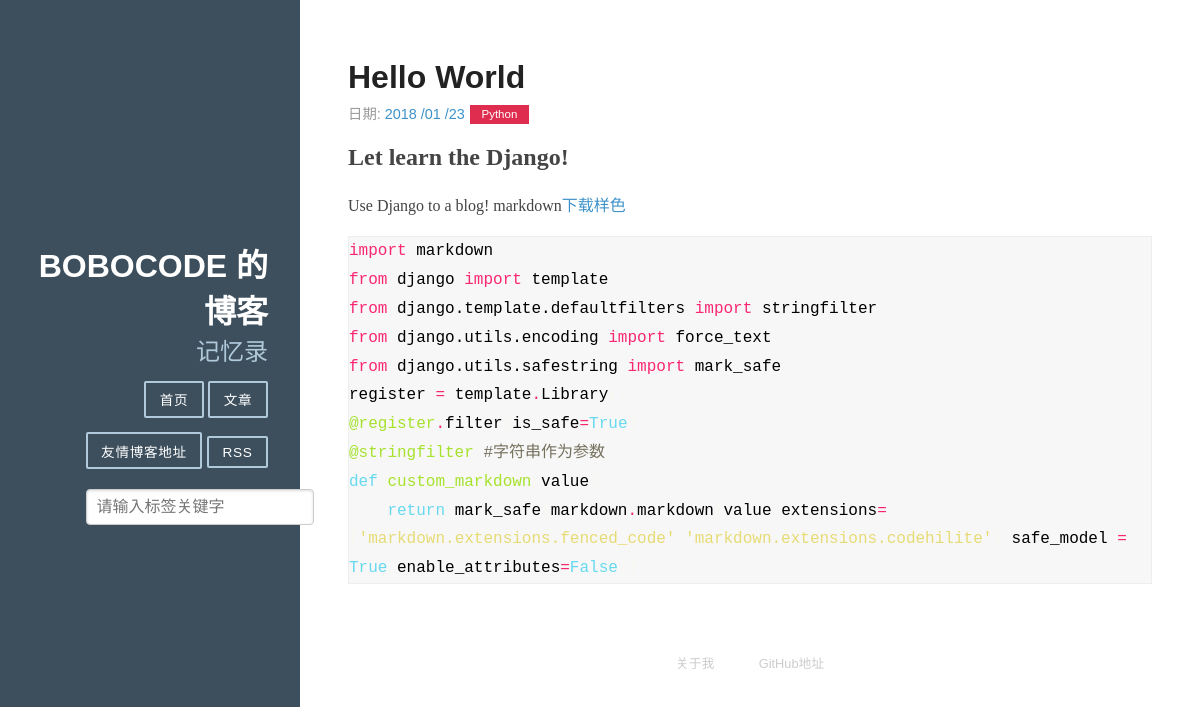
/1/, run on the app's committed database.
### article/models.py (models this page shows, shortened)
class Article(models.Model):
	title = models.CharField(max_length=100)
	category = models.CharField(max_length=50,blank=True)
	date_time = models.DateField(auto_now_add =True)
	content = models.TextField(blank=True,null=True)
	class Meta:
		ordering = ['-date_time']
	class Meta:
		ordering = ['-date_time']

### article/views.py (the view)
# urls.py: url(r'^(?P<id>\d+)/$',DetailView.as_view(),name='detail'),
class DetailView(View):
	def get(self,request,id):
		try:
			article = Article.objects.get(id=str(id))
		except Article.DoesNotExist:
			raise Http404
		return render(request,'detail.html',{'article':article})

### article/templatetags/custom_markdown.py (called while the page is built)
@register.filter(is_safe=True)
@stringfilter #字符串作为参数
def custom_markdown(value):
	return mark_safe(markdown.markdown(value,extensions=['markdown.extensions.fenced_code','markdown.extensions.codehilite'],safe_model = True,enable_attributes=False))

### templates/detail.html
{% extends "base.html" %}
{% load custom_markdown %}
{% block content %}
<div class="posts">
        <section class="post">
            <header class="post-header">
                <h2 class="post-title">{{ article.title }}</h2>
                    <p class="post-meta">
                        日期:  <a class="post-author" href="#">{{ article.date_time |date:"Y /m /d"}}</a> <a class="post-category post-category-js" href="{% url "search_tag" my_tag=article.category  %}">{{ article.category | title }}</a>
                    </p>
            </header>
                <div class="post-description">
                    <p>
                        {{ article.content | custom_markdown}}
                    </p>
                </div>
        </section>
</div>
{% endblock %}

### static/css/pure-min.css (style rules this page uses)
article,aside,details,figcaption,figure,footer,header,hgroup,main,nav,section,summary { display:block }
html { font-size:100%;-ms-text-size-adjust:100%;-webkit-text-size-adjust:100% }
html,button,input,select,textarea { font-family:sans-serif }
body { margin:0 }
h2 { font-size:1.5em;margin:.83em 0 }
p,pre { margin:1em 0 }
code,kbd,pre,samp { font-family:monospace,serif;_font-family:'courier new',monospace;font-size:1em }
pre { white-space:pre;white-space:pre-wrap;word-wrap:break-word }

### static/css/blog.css (style rules this page uses)
* { -webkit-box-sizing: border-box; -moz-box-sizing: border-box; box-sizing: border-box; }
a { text-decoration: none; color: rgb(61, 146, 201); }
.post { padding-bottom: 2em; }
.post-title { font-size: 2em; color: #222; margin-bottom: 0.2em; }
.post-description { font-family: Georgia, "Cambria", serif; color: #444; line-height: 1.8em; }
.post-meta { color: #999; font-size: 90%; margin: 0; }
.post-category { margin: 0 0.1em; padding: 0.3em 1em; color: #fff; background: #999; font-size: 80%; }
.post-category-js { background: #df2d4f; }

### static/css/monokai.css (style rules this page uses)
.codehilite .k { color: #66d9ef }
.codehilite .n { color: black }
.codehilite .o { color: #f92672 }
.codehilite .p { color: #f8f8f2 }
.codehilite .c1 { color: #75715e }
.codehilite .kc { color: #66d9ef }
.codehilite .kn { color: #f92672 }
.codehilite .nd { color: #a6e22e }
.codehilite .nf { color: #a6e22e }
.codehilite .nn { color: black }
.codehilite .w { color: #f8f8f2 }
.codehilite .s1 { color: #e6db74 }

### templates/base.html (style rules this page uses)
pre { border: 1px solid #eee; background: #f7f7f7; }

### data on the page
Article: title "Hello World", date_time "2018 /01 /23", category "Python", content|custom_markdown "Let learn the Django! Use Django to a blog! markdown 下载样色 import markdown from django import template from django.template.defaultfilters import stringfilter from django.utils.encoding import force_text from django.utils.safestring import mark_safe register = template . Library @register . filter is_safe = True @stringfilter #字符串作为参数 def custom_markdown ( value return mark_safe markdown . markdown value extensions = 'markdown.extensions.fenced_code' 'markdown.extensions.codehilite' safe_model = True enable_attributes = False"
